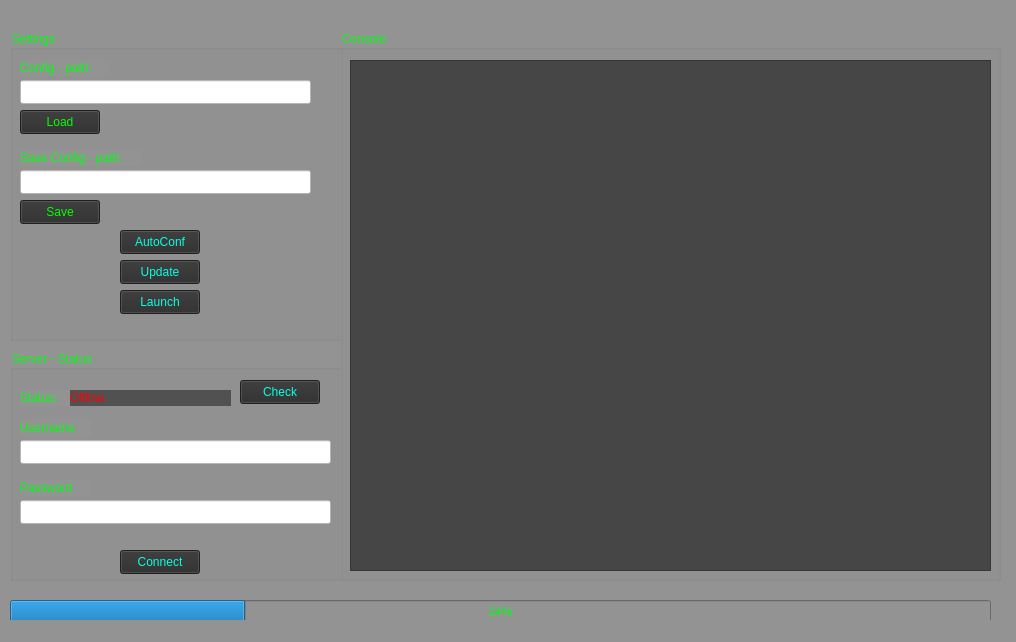
<?xml version="1.0" encoding="UTF-8"?>
<ui version="4.0">
 <class>MainWindow</class>
 <widget class="QMainWindow" name="MainWindow">
  <property name="geometry">
   <rect>
    <x>0</x>
    <y>0</y>
    <width>1016</width>
    <height>642</height>
   </rect>
  </property>
  <property name="windowTitle">
   <string>BigBrother v.1.0 || (c)by BlackLeakz</string>
  </property>
  <property name="styleSheet">
   <string notr="true">background-color:	rgb(147, 147, 147);
color: rgb(0, 255, 17);</string>
  </property>
  <widget class="QWidget" name="centralwidget">
   <widget class="QProgressBar" name="progressBar">
    <property name="geometry">
     <rect>
      <x>10</x>
      <y>600</y>
      <width>981</width>
      <height>23</height>
     </rect>
    </property>
    <property name="value">
     <number>24</number>
    </property>
   </widget>
   <widget class="QGroupBox" name="groupBox_2">
    <property name="geometry">
     <rect>
      <x>10</x>
      <y>30</y>
      <width>331</width>
      <height>311</height>
     </rect>
    </property>
    <property name="title">
     <string>Settings</string>
    </property>
    <widget class="QLineEdit" name="config_path">
     <property name="geometry">
      <rect>
       <x>10</x>
       <y>50</y>
       <width>291</width>
       <height>24</height>
      </rect>
     </property>
     <property name="styleSheet">
      <string notr="true">background-color:	rgb(255, 255, 255);
color: rgb(0, 255, 17);</string>
     </property>
    </widget>
    <widget class="QLabel" name="label">
     <property name="geometry">
      <rect>
       <x>10</x>
       <y>30</y>
       <width>91</width>
       <height>16</height>
      </rect>
     </property>
     <property name="text">
      <string>Config - path:</string>
     </property>
    </widget>
    <widget class="QPushButton" name="loadconf_btn">
     <property name="geometry">
      <rect>
       <x>10</x>
       <y>80</y>
       <width>80</width>
       <height>24</height>
      </rect>
     </property>
     <property name="styleSheet">
      <string notr="true">background-color: rgb(44, 44, 44);
color: rgb(4, 255, 0);
</string>
     </property>
     <property name="text">
      <string>Load</string>
     </property>
    </widget>
    <widget class="QLabel" name="label_2">
     <property name="geometry">
      <rect>
       <x>10</x>
       <y>120</y>
       <width>121</width>
       <height>16</height>
      </rect>
     </property>
     <property name="text">
      <string>Save Config - path:</string>
     </property>
    </widget>
    <widget class="QLineEdit" name="saveconfig_path">
     <property name="geometry">
      <rect>
       <x>10</x>
       <y>140</y>
       <width>291</width>
       <height>24</height>
      </rect>
     </property>
     <property name="styleSheet">
      <string notr="true">background-color:	rgb(255, 255, 255);
color: rgb(0, 255, 17);</string>
     </property>
    </widget>
    <widget class="QPushButton" name="saveconf_btn">
     <property name="geometry">
      <rect>
       <x>10</x>
       <y>170</y>
       <width>80</width>
       <height>24</height>
      </rect>
     </property>
     <property name="styleSheet">
      <string notr="true">background-color: rgb(44, 44, 44);
color: rgb(4, 255, 0);
</string>
     </property>
     <property name="text">
      <string>Save</string>
     </property>
    </widget>
    <widget class="QPushButton" name="autoconf_btn">
     <property name="geometry">
      <rect>
       <x>110</x>
       <y>200</y>
       <width>80</width>
       <height>24</height>
      </rect>
     </property>
     <property name="styleSheet">
      <string notr="true">background-color: rgb(44, 44, 44);
color: rgb(7, 255, 226);
</string>
     </property>
     <property name="text">
      <string>AutoConf</string>
     </property>
    </widget>
    <widget class="QPushButton" name="launch_btn">
     <property name="geometry">
      <rect>
       <x>110</x>
       <y>260</y>
       <width>80</width>
       <height>24</height>
      </rect>
     </property>
     <property name="styleSheet">
      <string notr="true">background-color: rgb(44, 44, 44);
color: rgb(7, 255, 226);
</string>
     </property>
     <property name="text">
      <string>Launch</string>
     </property>
    </widget>
    <widget class="QPushButton" name="update_btn">
     <property name="geometry">
      <rect>
       <x>110</x>
       <y>230</y>
       <width>80</width>
       <height>24</height>
      </rect>
     </property>
     <property name="styleSheet">
      <string notr="true">background-color: rgb(44, 44, 44);
color: rgb(7, 255, 226);
</string>
     </property>
     <property name="text">
      <string>Update</string>
     </property>
    </widget>
   </widget>
   <widget class="QGroupBox" name="ServerStatus">
    <property name="geometry">
     <rect>
      <x>10</x>
      <y>350</y>
      <width>331</width>
      <height>231</height>
     </rect>
    </property>
    <property name="title">
     <string>Server - Status</string>
    </property>
    <widget class="QLabel" name="label_3">
     <property name="geometry">
      <rect>
       <x>10</x>
       <y>40</y>
       <width>81</width>
       <height>16</height>
      </rect>
     </property>
     <property name="text">
      <string>Status: </string>
     </property>
    </widget>
    <widget class="QLabel" name="status">
     <property name="geometry">
      <rect>
       <x>60</x>
       <y>40</y>
       <width>161</width>
       <height>16</height>
      </rect>
     </property>
     <property name="styleSheet">
      <string notr="true">background-color:  rgb(81, 81, 81);
color: rgb(255, 0, 4);
</string>
     </property>
     <property name="text">
      <string>Offline</string>
     </property>
    </widget>
    <widget class="QPushButton" name="con_btn">
     <property name="geometry">
      <rect>
       <x>110</x>
       <y>200</y>
       <width>80</width>
       <height>24</height>
      </rect>
     </property>
     <property name="styleSheet">
      <string notr="true">background-color: rgb(44, 44, 44);
color: rgb(7, 255, 226);
</string>
     </property>
     <property name="text">
      <string>Connect</string>
     </property>
    </widget>
    <widget class="QPushButton" name="check_btn">
     <property name="geometry">
      <rect>
       <x>230</x>
       <y>30</y>
       <width>80</width>
       <height>24</height>
      </rect>
     </property>
     <property name="styleSheet">
      <string notr="true">background-color: rgb(44, 44, 44);
color: rgb(7, 255, 226);
</string>
     </property>
     <property name="text">
      <string>Check</string>
     </property>
    </widget>
    <widget class="QLineEdit" name="username_inp">
     <property name="geometry">
      <rect>
       <x>10</x>
       <y>90</y>
       <width>311</width>
       <height>24</height>
      </rect>
     </property>
     <property name="styleSheet">
      <string notr="true">background-color:	rgb(255, 255, 255);
color: rgb(0, 255, 17);</string>
     </property>
    </widget>
    <widget class="QLineEdit" name="password_inp">
     <property name="geometry">
      <rect>
       <x>10</x>
       <y>150</y>
       <width>311</width>
       <height>24</height>
      </rect>
     </property>
     <property name="styleSheet">
      <string notr="true">background-color:	rgb(255, 255, 255);
color: rgb(0, 255, 17);</string>
     </property>
    </widget>
    <widget class="QLabel" name="label_4">
     <property name="geometry">
      <rect>
       <x>10</x>
       <y>70</y>
       <width>71</width>
       <height>16</height>
      </rect>
     </property>
     <property name="text">
      <string>Username</string>
     </property>
    </widget>
    <widget class="QLabel" name="label_5">
     <property name="geometry">
      <rect>
       <x>10</x>
       <y>130</y>
       <width>71</width>
       <height>16</height>
      </rect>
     </property>
     <property name="text">
      <string>Password</string>
     </property>
    </widget>
   </widget>
   <widget class="QGroupBox" name="groupBox">
    <property name="geometry">
     <rect>
      <x>340</x>
      <y>30</y>
      <width>661</width>
      <height>551</height>
     </rect>
    </property>
    <property name="title">
     <string>Console</string>
    </property>
    <widget class="QTextBrowser" name="terminalBrowser">
     <property name="geometry">
      <rect>
       <x>10</x>
       <y>30</y>
       <width>641</width>
       <height>511</height>
      </rect>
     </property>
     <property name="styleSheet">
      <string notr="true">background-color:  rgb(70, 70, 70);
color: rgb(60, 255, 0);</string>
     </property>
    </widget>
    <widget class="QPushButton" name="send_btn">
     <property name="geometry">
      <rect>
       <x>800</x>
       <y>500</y>
       <width>101</width>
       <height>24</height>
      </rect>
     </property>
     <property name="styleSheet">
      <string notr="true">background-color: rgb(44, 44, 44);
color: rgb(4, 255, 0);
</string>
     </property>
     <property name="text">
      <string>Send</string>
     </property>
     <property name="autoDefault">
      <bool>true</bool>
     </property>
    </widget>
   </widget>
  </widget>
  <widget class="QStatusBar" name="statusbar"/>
 </widget>
 <resources/>
 <connections/>
</ui>
